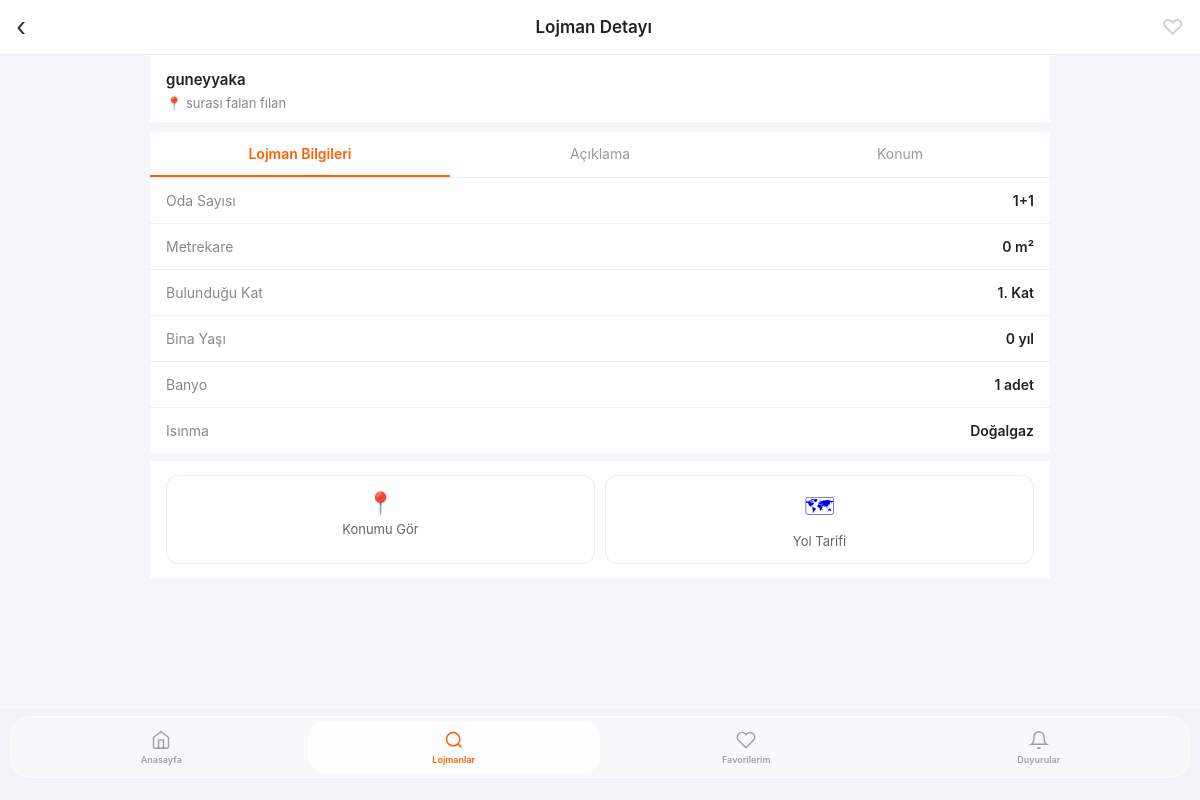
Page /ilan/1/ on the committed database.
### ilanlar/models.py (models this page shows, shortened)
class Ilan(models.Model):
    ISITMA_SECENEKLERI = [
        ('dogalgaz', 'Doğalgaz'),
        ('kombi', 'Kombi'),
        ('merkezi', 'Merkezi'),
        ('klima', 'Klima'),
        ('soba', 'Soba'),
    ]
    kullanici = models.ForeignKey(User, on_delete=models.CASCADE, null=True, blank=True)
    baslik = models.CharField(max_length=200)
    aciklama = models.TextField(blank=True)  # kısa özet
    konum = models.CharField(max_length=200)
    oda_sayisi = models.CharField(max_length=10, default='1+1')
    kat = models.IntegerField(default=0)
    metrekare = models.IntegerField(default=0)
    bina_yasi = models.IntegerField(default=0)
    banyo = models.IntegerField(default=1)
    balkon = models.BooleanField(default=False)
    asansor = models.BooleanField(default=False)
    site_icinde = models.BooleanField(default=False)
    site_aidati = models.IntegerField(default=0)
    isitma = models.CharField(max_length=20, choices=ISITMA_SECENEKLERI, default='dogalgaz')
    tarih = models.DateTimeField(auto_now_add=True)
    onaylandi = models.BooleanField(default=False)

### ilanlar/views.py (the view)
# urls.py: path('ilan/<int:ilan_id>/', views.detay),
def detay(request, ilan_id):
    ilan = get_object_or_404(Ilan, id=ilan_id)
    favori = False
    if request.user.is_authenticated:
        favori = Favori.objects.filter(kullanici=request.user, ilan=ilan).exists()
    return render(request, 'detay.html', {'ilan': ilan, 'favori': favori})

### ilanlar/templates/detay.html (shortened to what this page needs)
<!DOCTYPE html>
<html>
<head>
    <link rel="stylesheet" href="https://unpkg.com/leaflet@1.9.4/dist/leaflet.css"/>
</head>
<body>
<div class="header">
    <a href="/ilanlar/" class="header-geri">‹</a>
    <div class="header-baslik">Lojman Detayı</div>
    <a href="/favori/{{ ilan.id }}/" class="header-favori {% if favori %}aktif{% endif %}">
        {% if favori %}❤{% else %}♡{% endif %}
    </a>
</div>
<div class="ilan-baslik-bolum">
    <h1>{{ ilan.baslik }}</h1>
    <div class="ilan-konum">📍 {{ ilan.konum }}</div>
</div>
<div class="tabs">
    <div class="tab aktif" onclick="tabAc(0)">Lojman Bilgileri</div>
    <div class="tab" onclick="tabAc(1)">Açıklama</div>
    <div class="tab" onclick="tabAc(2)">Konum</div>
</div>
<div class="tab-icerik aktif" id="tab-0">
    <div class="bilgi-liste">
        <div class="bilgi-satir">
            <span class="bilgi-label">Oda Sayısı</span>
            <span class="bilgi-deger">{{ ilan.oda_sayisi }}</span>
        </div>
        <div class="bilgi-satir">
            <span class="bilgi-label">Metrekare</span>
            <span class="bilgi-deger">{{ ilan.metrekare }} m²</span>
        </div>
        <div class="bilgi-satir">
            <span class="bilgi-label">Bulunduğu Kat</span>
            <span class="bilgi-deger">{{ ilan.kat }}. Kat</span>
        </div>
        <div class="bilgi-satir">
            <span class="bilgi-label">Bina Yaşı</span>
            <span class="bilgi-deger">{{ ilan.bina_yasi }} yıl</span>
        </div>
        <div class="bilgi-satir">
            <span class="bilgi-label">Banyo</span>
            <span class="bilgi-deger">{{ ilan.banyo }} adet</span>
        </div>
        <div class="bilgi-satir">
            <span class="bilgi-label">Isınma</span>
            <span class="bilgi-deger">{{ ilan.get_isitma_display }}</span>
        </div>
    </div>
    <div class="alt-butonlar">
        <a href="https://maps.google.com/?q={{ ilan.konum }}" target="_blank" class="alt-btn">
            <div class="alt-btn-ikon">📍</div>
            <div class="alt-btn-yazi">Konumu Gör</div>
        </a>
        <a href="https://maps.google.com/maps/dir/?api=1&destination={{ ilan.konum }}" target="_blank" class="alt-btn">
            <div class="alt-btn-ikon">🗺</div>
            <div class="alt-btn-yazi">Yol Tarifi</div>
        </a>
    </div>
</div>
<div class="bnav-wrap">
  <div class="bnav-inner">
    <a href="/" class="bnav-item">
      <svg viewBox="0 0 24 24" fill="none" stroke="currentColor" stroke-width="1.8"><path d="M3 9l9-7 9 7v11a2 2 0 0 1-2 2H5a2 2 0 0 1-2-2z"/><polyline points="9 22 9 12 15 12 15 22"/></svg>
      Anasayfa
    </a>
    <a href="/ilanlar/" class="bnav-item active">
      <svg viewBox="0 0 24 24" fill="none" stroke="currentColor" stroke-width="1.8"><circle cx="11" cy="11" r="8"/><line x1="21" y1="21" x2="16.65" y2="16.65"/></svg>
      Lojmanlar
    </a>
    <a href="/favoriler/" class="bnav-item">
      <svg viewBox="0 0 24 24" fill="none" stroke="currentColor" stroke-width="1.8"><path d="M20.84 4.61a5.5 5.5 0 0 0-7.78 0L12 5.67l-1.06-1.06a5.5 5.5 0 0 0-7.78 7.78l1.06 1.06L12 21.23l7.78-7.78 1.06-1.06a5.5 5.5 0 0 0 0-7.78z"/></svg>
      Favorilerim
    </a>
    <a href="/duyurular/" class="bnav-item">
      <svg viewBox="0 0 24 24" fill="none" stroke="currentColor" stroke-width="1.8"><path d="M18 8A6 6 0 0 0 6 8c0 7-3 9-3 9h18s-3-2-3-9"/><path d="M13.73 21a2 2 0 0 1-3.46 0"/></svg>
      Duyurular
    </a>
  </div>
</div>
</body>
</html>

### rows in the picture
Ilan: baslik "guneyyaka", konum "surası falan fılan", oda_sayisi "1+1", metrekare "0", kat "1", bina_yasi "0", banyo "1", isitma "Doğalgaz"
